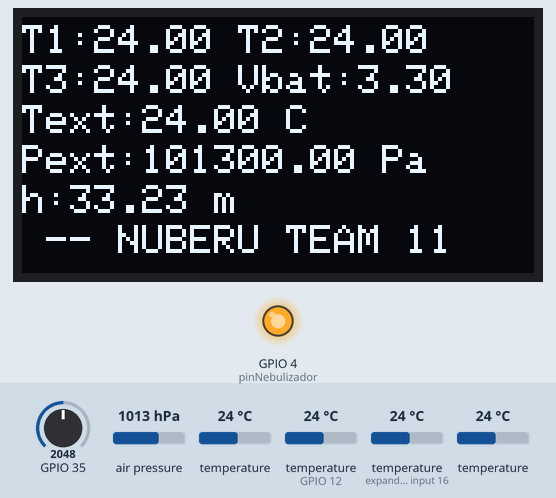
Recording of a sketch running on a simulated ESP32. Parts: 128×64 one-colour display, output pins drawn as LEDs (lit = HIGH). Inputs (shaded band) come from the test bench; at power-on: air pressure 1013 hPa, temperature (sensors on GPIO 12, expander input 16) 24 °C, temperature 24 °C, GPIO 35 = 2048. Storage starts empty; no radio packets arrive unless stated; what the sketch prints to the serial monitor is not drawn.

Above: at 4.2 s.
4.3 s: air pressure set to 952 hPa
At 7.0 s:
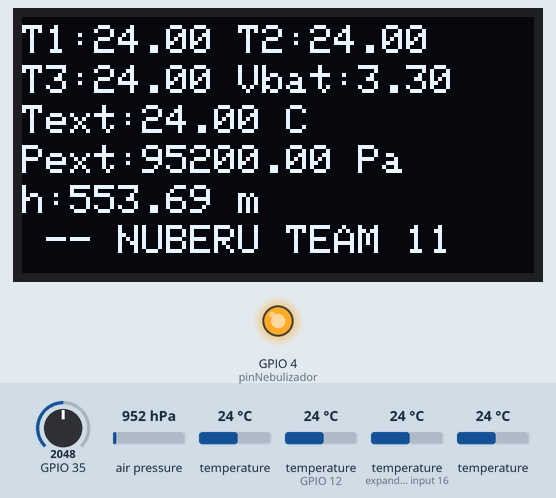
10.3 s: temperature (sensor on GPIO 12) set to 12 °C
At 13.0 s:
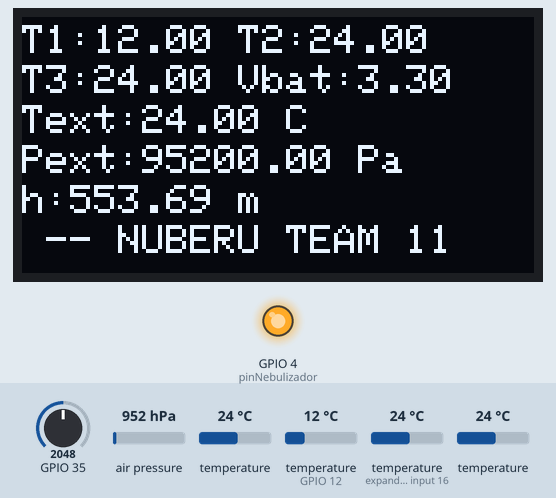
13.3 s: temperature (sensor on expander input 16) set to 12 °C
At 14.0 s:
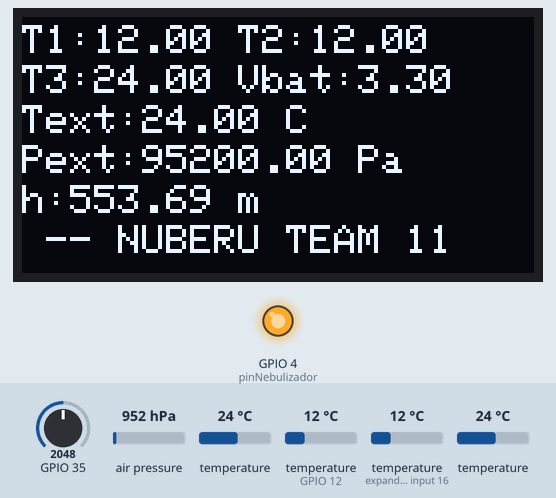
19.3 s: temperature (sensor 212) set to 12 °C
At 23.0 s:
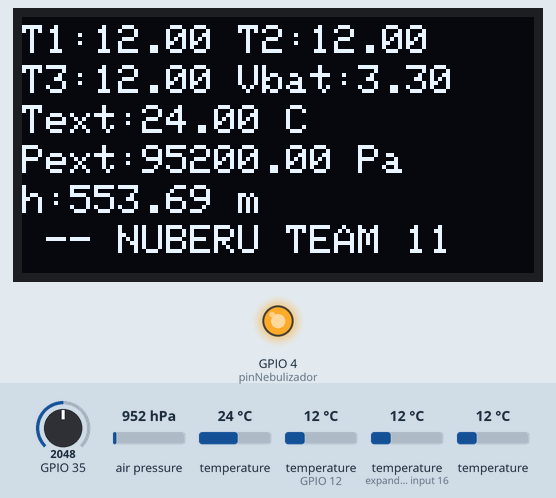
23.3 s: GPIO 35 set to 2866
At 24.0 s:
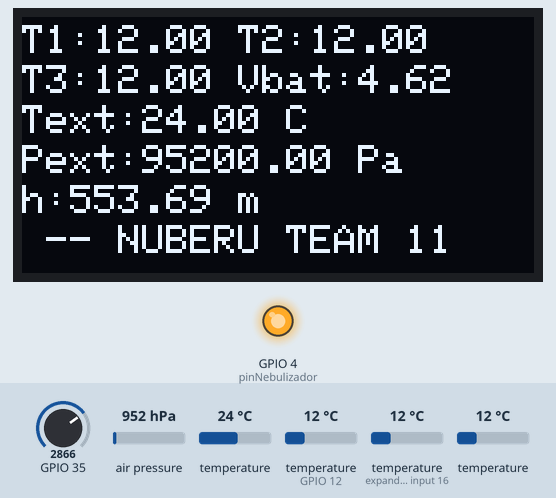
25.1 s: temperature (sensor 0) set to 12 °C
At 26.1 s:
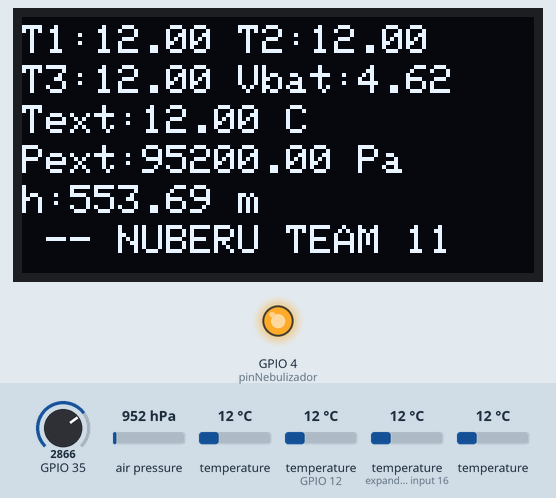
Timing chart, 0 to 28.0 s (numbered marks = the images above; inputs shaded):
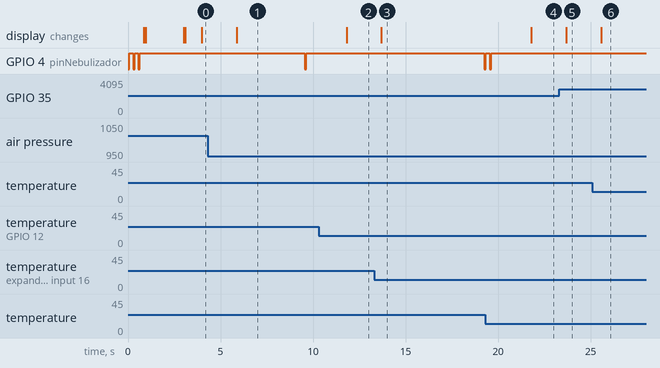

Measured:
- after the input at 4.3 s, the display: changes after 1.6 s (image 1)
- after the input at 10.3 s, the display: changes after 1.5 s (image 2)
- after the input at 13.3 s, the display: changes after 0.40 s (image 3)
- after the input at 19.3 s, the display: changes after 2.5 s (image 4)
- after the input at 23.3 s, the display: changes after 0.40 s (image 5)
- after the input at 25.1 s, the display: changes after 0.48 s (image 6)

The sketch:

CODIGO_CANSAT_2025.ino
```cpp
// DATOS A MODIFICAR EL DÍA DEL LANZAMIENTO

#define presion_real 1027.0  // Consultar presión atmosférica del lugar (ventusky)
#define BAND 866E6           // Frecuencia de emisión LoRa (es un dato de tipo "long")


// PONIENDO EL PIN A NIVEL BAJO (LOW) SE SIMULA LA PULSACIÓN DEL BOTÓN DEL MÓDULO QUE CONTROLA EL NEBULIZADOR ULTRASÓNICO
// EL MÓDULO FUNCIONA ASÍ:
//  1ª PULSACION DEL BOTÓN: ACTIVA NEBULIZADOR
//  2ª PULSACIÓN: -
//  3ª PULSACIÓN: DESACTIVA NEBULIZADOR.

//  - Para simular la pulsación, pasamos de nivel alto (por defecto) a nivel bajo, mantenemos unos instantes y volvemos a nivel alto.
//  - Después de la pulsación, hacemos una pequeña espera.


#include <OneWire.h>

#include "SD.h"

//Libraries for LoRa
#include <SPI.h>
#include <LoRa.h>

//Libraries for OLED Display
#include <Wire.h>
#include <Adafruit_GFX.h>
#include <Adafruit_SSD1306.h>

// Librerías para los sensores
#include <Adafruit_BMP280.h>
#include <DallasTemperature.h>

// Pin de datos para los sensores internos. ¡¡ DESCONECTAR EL CABLE PARA PROGRAMAR !!
const int oneWirePin = 12;
const int pinNebulizador = 4;


#define SDSCK 14
#define SDMOSI 15
#define SDMISO 2
#define SDCS 13

// Datos de configuración que se leerán de la tarjeta SD (valores por defecto si no se consigue leer la tarjeta)
long frecuencia_emision = 868200000;  // Frecuencia de emision en Hz
float altitud_referencia=180;         // Aerodromo de La Morgal
float presion_referencia=101700;      // Presión atmosferica en el Aerodromo (Pascales)

// float altitud_referencia = 26;
// float presion_referencia = 1018.0;


File dataFile;
SPIClass sdSPI(HSPI);

OneWire oneWireBus(oneWirePin);

DallasTemperature sensors(&oneWireBus);

int x = 0;  // Variable contador de trama

const int trama_escudo_on = 4;     // Trama en la que se va a activar el escudo térmico
const int tiempoNebulizacion = 5;  // Tiempo de nebulizacion (en segundos)

Adafruit_BMP280 bmp;

String string_cadena;


//define the pins used by the LoRa transceiver module
#define SCK 5
#define MISO 19
#define MOSI 27
#define SS 18
#define RST 23
#define DIO0 26


//OLED pins
#define OLED_SDA 21
#define OLED_SCL 22
#define OLED_RST 16
#define SCREEN_WIDTH 128  // OLED display width, in pixels
#define SCREEN_HEIGHT 64  // OLED display height, in pixels

//contador de tiempo
int counter = 0;

int OLED_OK = 1;    // Controla si funciona la pantalla OLED
int envio_OK = 1;   // Controla si se ha enviado una trama correctamente
int grabar_OK = 1;  // Controla si se ha grabado una trama en el archivo correctamente
int escudo = 0;     // Controla la activación del nebulizador (escudo térmico)


// Variables para las medidas de los sensores
float Te1, Te2, Te3, Te4;
float Text, Pext, altitud;


// Variables para medir el voltaje de la batería
float tension_alimentacion = 3.3;
float lectura, voltaje_medido, voltaje_real;

//creacion de pantalla (objeto display)
Adafruit_SSD1306 display(SCREEN_WIDTH, SCREEN_HEIGHT, &Wire, -1);


// Leemos la configuración del archivo config.txt alojado en la tarjeta SD
//  La sintaxis del archivo es: frecuenciaEmision;altitudLocal;presionLocal

void leer_configuracion() {
  String s = "";

  dataFile = SD.open("/config.txt", FILE_READ);
  if (dataFile) {

    if (OLED_OK) {
      display.setCursor(0, 20);
      display.print("Abierto config.txt");
      display.display();
    }

    while (dataFile.available()) {
      char c = (char)dataFile.read();
      if (c == '\n') {
        s = "";
      } else if (c != '\r') {
        s += c;
      }
    }
    Serial.println(s);

    // Separar los datos de la cadena

    int pos = 0;
    int lastPos = 0;
    int index = 0;
    String valores[3];

    while ((pos = s.indexOf(';', lastPos)) != -1) {
      valores[index] = s.substring(lastPos, pos);
      lastPos = pos + 1;
      index++;
    }
    valores[index] = s.substring(lastPos);

    frecuencia_emision = valores[0].toInt();
    altitud_referencia = valores[1].toFloat();
    presion_referencia = valores[2].toFloat();

    Serial.print("Frecuencia: ");
    Serial.println(frecuencia_emision);
    Serial.print("Altitud referencia: ");
    Serial.println(altitud_referencia);
    Serial.print("Presion referencia: ");
    Serial.println(presion_referencia);

    if (OLED_OK) {
      display.setCursor(0, 30);
      display.print("Frecuencia: " + String(frecuencia_emision));
      display.setCursor(0, 40);
      display.print("Altitud ref: " + String(altitud_referencia));
      display.setCursor(0, 50);
      display.print("Presion ref: " + String(presion_referencia));
      display.display();
    }

    dataFile.close();
  }
  else {
    Serial.println("Error en la lectura SD");
    if (OLED_OK) {
      display.setCursor(0, 20);
      display.print("Datos por defecto");
      display.setCursor(0, 30);
      display.print("Frecuencia: " + String(frecuencia_emision));
      display.setCursor(0, 40);
      display.print("Altitud ref: " + String(altitud_referencia));
      display.setCursor(0, 50);
      display.print("Presion ref: " + String(presion_referencia));
      display.display();
    }
  }
  delay(2000);

}


void envia_lora() {  //Send LoRa packet to receiver
  LoRa.beginPacket();
  if (LoRa.print(string_cadena)) {
    envio_OK = 1;
  } else {
    envio_OK = 0;
  }
  LoRa.endPacket();
}


void muestra_datos() {
  display.clearDisplay();
  display.setTextSize(1);
  display.setCursor(0, 2);
  display.print("T1:" + String(Te1) + " T2:" + String(Te2));
  display.setCursor(0, 12);
  display.print("T3:" + String(Te3) + " Vbat:" + String(voltaje_real));
  display.setCursor(0, 22);
  display.print("Text:" + String(Text) + " C");
  display.setCursor(0, 32);
  display.print("Pext:" + String(Pext) + " Pa");
  display.setCursor(0, 42);
  display.print("h:" + String(altitud) + " m");
  display.setCursor(0, 52);
  display.print(" -- NUBERU TEAM " + String(envio_OK) + String(grabar_OK));
  display.display();
}


void leer_sensores() {
  // Lectura de sensores de temperatura interior (DS18B20)
  sensors.requestTemperatures();
  Te1 = sensors.getTempCByIndex(0);
  Te2 = sensors.getTempCByIndex(1);
  Te3 = sensors.getTempCByIndex(2);
//  Te4 = sensors.getTempCByIndex(3); // Vamos a prescindir del 4º sensor de temperatura

  // Lectura de sensores de parámetros exteriores (BMP280)
  Text = bmp.readTemperature();
  Pext = bmp.readPressure();  // Presión en Pascales
  altitud = bmp.readAltitude(presion_referencia);


  // Lectura del voltaje de la batería
  lectura=analogRead(35);
  voltaje_medido=lectura*tension_alimentacion/4096;
  voltaje_real=2*voltaje_medido;
}


void escribirSD() {
  dataFile = SD.open("/data1.txt", FILE_APPEND);
  if (dataFile) {
    dataFile.println(string_cadena);
    dataFile.close();
    grabar_OK = 1;
  } else {
    grabar_OK = 0;
  }
}


// Función para emular la pulsación del botón del módulo del nebulizador
void pulsar() {
  digitalWrite(pinNebulizador, LOW);
  delay(80);
  digitalWrite(pinNebulizador, HIGH);
  delay(200);
}

void activar_escudo() {
  pulsar();
}

void desactivar_escudo() {
  pulsar();
  pulsar();
}


void setup() {

  pinMode(pinNebulizador, OUTPUT);
  //digitalWrite(pinNebulizador,HIGH);
  activar_escudo();
  desactivar_escudo();

  //initialize OLED
  Wire.begin(OLED_SDA, OLED_SCL);
  if (!display.begin(SSD1306_SWITCHCAPVCC, 0x3c)) {  //, false, false)) { // Address 0x3C for 128x32
    OLED_OK = 0;
  }

  if (OLED_OK == 1) {
    display.clearDisplay();
    display.setTextColor(WHITE);
    display.setTextSize(1);
    // display.setCursor(0, 0);
    // display.print("DISPLAY OK ");
    display.display();
  }

  // Lector de tarjetas SD
  uint8_t cardType;
  sdSPI.begin(SDSCK, SDMISO, SDMOSI, SDCS);

  if (!SD.begin(SDCS, sdSPI)) {
    if (OLED_OK == 1) {
      display.setCursor(0, 0);
      display.print("SD ERROR");
      display.display();
    }
  }

  else {
    if (OLED_OK == 1) {
      display.setCursor(0, 0);
      display.print("Modulo SD OK");
      display.setCursor(0, 10);
      display.print("Leyendo config");
      display.display();
    }
  }

  Serial.begin(115200);
  Serial.println("Leyendo config");
  leer_configuracion();

  //SPI LoRa pins
  SPI.begin(SCK, MISO, MOSI, SS);
  //setup LoRa transceiver module
  LoRa.setPins(SS, RST, DIO0);


  //  if (!LoRa.begin(BAND)) {
  display.clearDisplay();
  if (!LoRa.begin(frecuencia_emision)) {
    if (OLED_OK == 1) {
      display.setCursor(0, 10);
      display.print("LORA ERROR");
      display.display();
    }
  }

  else {
    if (OLED_OK == 1) {
      display.setCursor(0, 10);
      display.print("LORA OK");
      display.display();
      //delay(2000);
    }
  }


  sensors.begin();
  if (OLED_OK == 1) {
    display.setCursor(0, 20);
    display.print("DS18B20 OK");
    display.display();
  }


  if (!bmp.begin()) {
    if (OLED_OK == 1) {
      display.setCursor(0, 30);
      display.print("BMP ERROR");
      display.display();
    }
  } else {
    if (OLED_OK == 1) {
      display.setCursor(0, 30);
      display.print("BMP OK");
      display.display();
    }
  }

  bmp.setSampling(Adafruit_BMP280::MODE_NORMAL,     /* Modo de operación */
                  Adafruit_BMP280::SAMPLING_X2,     /* Temp. oversampling */
                  Adafruit_BMP280::SAMPLING_X16,    /* Presion oversampling */
                  Adafruit_BMP280::FILTER_X16,      /* Filtrado. */
                  Adafruit_BMP280::STANDBY_MS_500); /* Tiempo Standby. */


  dataFile = SD.open("/data1.txt", FILE_WRITE);
  dataFile.close();
}


void loop() {

  leer_sensores();

  x++;

  if (x == trama_escudo_on) {
    escudo = 1;
    activar_escudo();
  }
  if (x == (trama_escudo_on + tiempoNebulizacion)) {
    escudo = 0;
    desactivar_escudo();
  }

  string_cadena = "NUBERU;" + String(x) + ";" + String(Te1) + ";" + String(Te2) + ";" + String(Te3) + ";" + String(voltaje_real) + ";" + String(Text) + ";" + String(Pext) + ";" + String(altitud) + ";" + String(escudo);

  escribirSD();

  envia_lora();
  if (OLED_OK == 1) {
    muestra_datos();
  }

  delay(1000);
}
```
